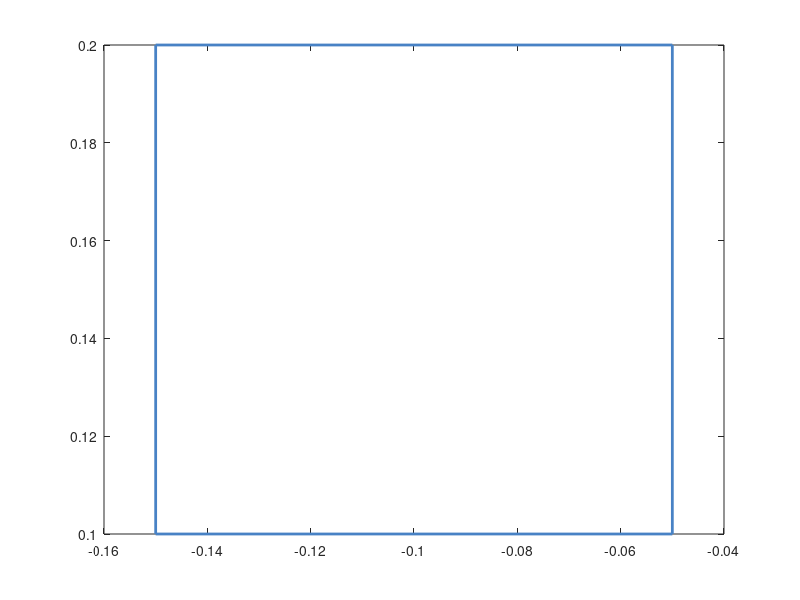

Write MATLAB code to recreate this figure. (Note: this script raises an error after producing the figure.)
plot( [-0.15, -0.05, -0.05, -0.15, -0.15], [0.1,0.1,0.2,0.2,0.1] , 'color' , [72/255 130/255 197/255], 'LineWidth', 2.0);
hold on;
clear;
Ts = 0.2;  % Sample Time
N = 3;    % Prediction horizon
Duration = 4; % Simulation horizon

global simulation_result;
global disturb_range;

disturb_range = 0.1; % Disturbance range

formatSpec = '%f %f %f\n';

fileID = fopen('nn_3_tanh.txt','w');

% Initial sets limits [-1,1]^2

for m=1:100

x0 = 0.3 + 0.1*rand(1);
y0 = 0.3 + 0.1*rand(1);
z0 = -0.4 + 0.1*rand(1);
x = [x0;y0;z0];

simulation_result = x;



% Things specfic to the model  ends here

options = optimoptions('fmincon','Algorithm','sqp','Display','none');
uopt = zeros(N,1);

u_max = 0;


x_now = zeros(3,1);
x_next = zeros(3,1);
z = zeros(4,1);

x_now = x;

% Start simulation
for ct = 1:(Duration/Ts) 
     % u = NN_output(x_now,10,1,'nn_16_relu');
     u = NN_output_tanh(x_now,0,10,'nn_3_tanh');
     % u = NN_output_sigmoid(x_now, 0.5, 20, 'nn_16_sigmoid');

     
     z(1) = x_now(1) ;
     z(2) = x_now(2) ;
     z(3) = x_now(3) ;

     z(4) = u ;
     
    x_next = system_eq_dis(x_now, Ts, u);

    x = x_next;
    x_now = x_next;

end
plot(simulation_result(1,:),simulation_result(2,:), 'color', [223/255, 67/255, 69/255]);
% title('Benchmark 5 (tanh)', 'FontSize', 14)
% xlabel('x1', 'FontSize', 14);
% ylabel('x2', 'FontSize', 14);
set(gca,'FontSize',16)
hold on;

fprintf(fileID, formatSpec, simulation_result(1:3,:));

end
fclose(fileID);

% fig = gcf;
% fig.PaperPositionMode = 'auto';
% fig_pos = fig.PaperPosition;
% fig.PaperSize = [fig_pos(3) fig_pos(4)];
% print(fig,'../Benchmarks/benchmark5_tanh','-dpdf')
% export_fig ../Benchmarks/benchmark5_tanh.pdf